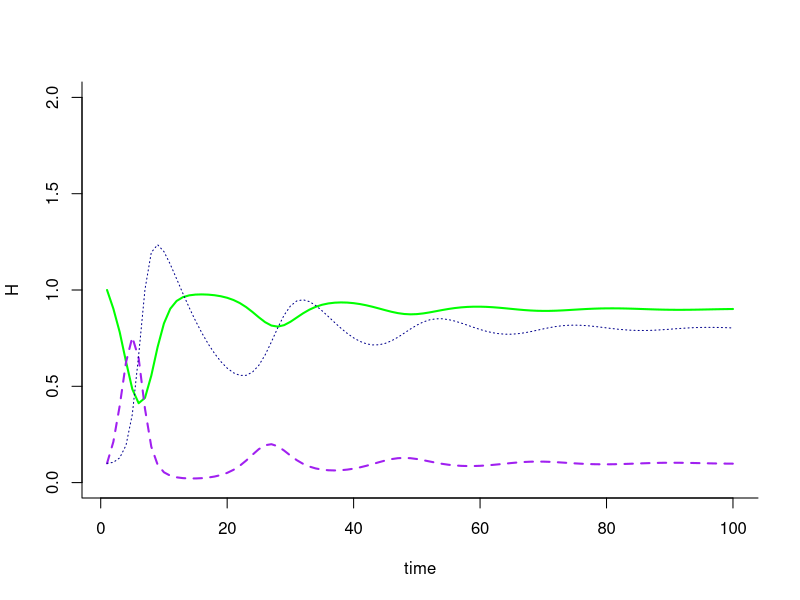
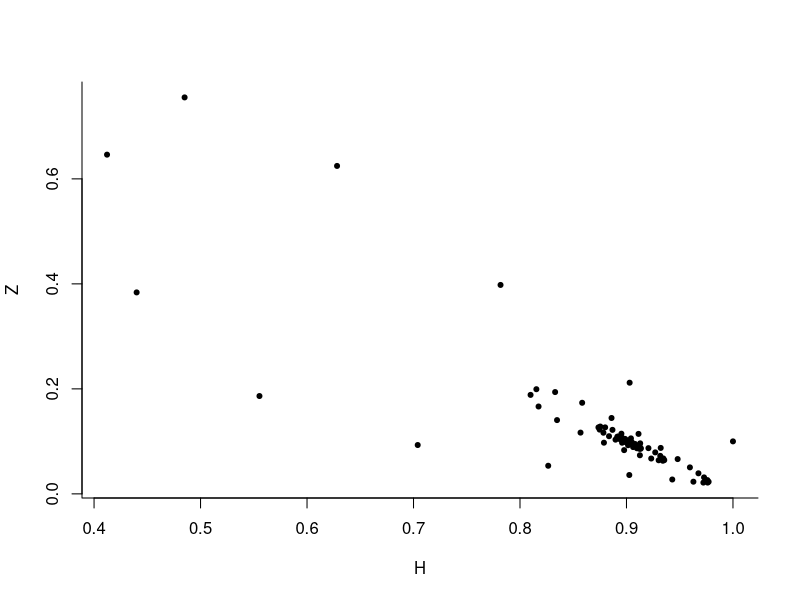

The R script that drew these images, in order:
library (deSolve)
## Function for pred-prey-parasite
pred.prey <- function (t, y, p) {
  H <- y [1]
  Z <- y [2]
  P <- y [3]
  with(as.list(p), {
    dH.dt <- r * H * (1 - H / K) - b * H * Z
    dZ.dt <- c * H * Z - m * Z - d * Z * P
    dP.dt <- e * Z * P - n * P
    return(list(c(dH.dt, dZ.dt, dP.dt)))
  })
}
## Specify the parameters and initial conditions
p <- c('r' = 1,
       'b' = 1,
       'c' = 1,
       'K' = 1,
       'm' = 0.1,
       'd' = 1,
       'e' = 1,
       'n' = 0.1)
y0 <- c('H' = 1, 'Z' = 0.1, 'P' = 0.1)
t <- 1:100

## Simulate
sim <- ode(y = y0, times = t, func = pred.prey, parms = p, method = 'lsoda')
sim <- as.data.frame(sim)

## Plot Time Series
plot(H ~ time, data = sim, type = 'l', col = 'green', bty = 'l', lwd = 2, ylim  = c(0,2))
points(Z ~ time, data = sim, type = 'l', col = 'purple', lty = 2, lwd = 2)
points(P ~ time, data = sim, type = 'l', col = 'darkblue', lty = 3, lwd = 1)

## Plot Phase Space and Attractor
plot(Z ~ H, data = sim, type = 'p', bty = 'l', pch = 20)
